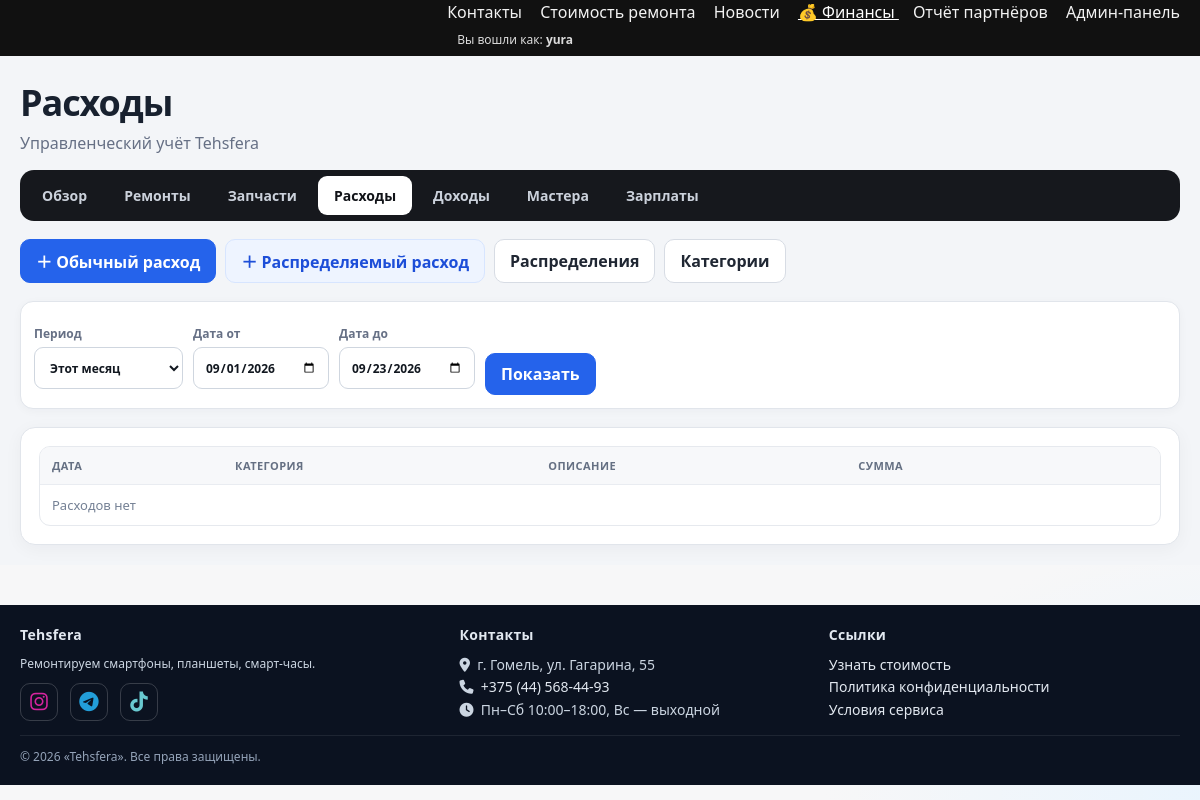
Page /finance/expenses/ (signed in) on the earlier database version.
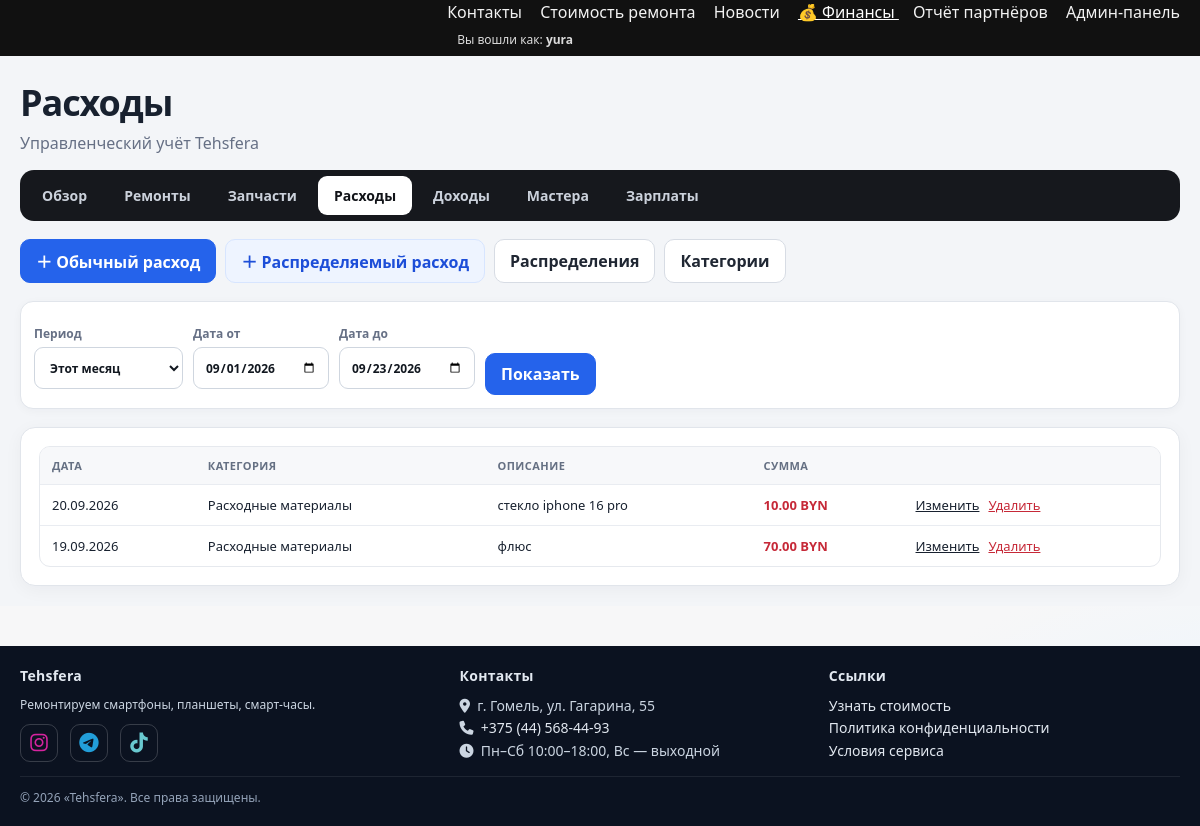
Same page on the later database version.
### finance/models.py (models this page shows, shortened)
class Expense(models.Model):
    date = models.DateField("Дата")
    amount = models.DecimalField(
        "Сумма", max_digits=12, decimal_places=2,
        validators=[MinValueValidator(Decimal("0.01"))],
    )
    category = models.ForeignKey(
        ExpenseCategory, verbose_name="Категория", on_delete=models.PROTECT,
        related_name="expenses",
    )
    description = models.CharField("Описание", max_length=255)
    comment = models.TextField("Комментарий", blank=True)
    created_at = models.DateTimeField("Создан", auto_now_add=True)
    class Meta:
        verbose_name = "Расход"
        verbose_name_plural = "Расходы"
        ordering = ["-date", "-created_at"]
        indexes = [models.Index(fields=["date"]), models.Index(fields=["category", "date"])]

class ExpenseCategory(models.Model):
    name = models.CharField("Название", max_length=120, unique=True)
    is_active = models.BooleanField("Активна", default=True)
    sort_order = models.PositiveIntegerField("Порядок", default=0)
    class Meta:
        verbose_name = "Категория расходов"
        verbose_name_plural = "Категории расходов"
        ordering = ["sort_order", "name"]
    def __str__(self):
        return self.name

### finance/views.py (the view)
# urls.py: path("expenses/", views.expense_list, name="expense_list"),
@finance_staff_required
def expense_list(request):
    start, end, context = _period_context(request)
    qs = Expense.objects.select_related("category").filter(date__range=(start, end))
    category_id, query = request.GET.get("category"), (request.GET.get("q") or "").strip()
    if category_id:
        qs = qs.filter(category_id=category_id)
    if query:
        qs = qs.filter(Q(description__icontains=query) | Q(comment__icontains=query))
    context.update(page_obj=_page(qs, request), categories=ExpenseCategory.objects.all(), selected_category=category_id, q=query)
    return render(request, "finance/expense_list.html", context)

### finance/templatetags/finance_extras.py (called while the page is built)
@register.filter
def money_byn(value):
    try:
        number = Decimal(value or 0)
    except Exception:
        number = Decimal("0")
    return f"{number:,.2f}".replace(",", " ") + " BYN"

### finance/views.py (called while the page is built)
def _page(queryset, request, size=40):
    return Paginator(queryset, size).get_page(request.GET.get("page"))

def _period_context(request):
    start, end, preset = resolve_period(request)
    return start, end, {"date_from": start, "date_to": end, "period": preset}

### finance/templates/finance/expense_list.html
{% extends "finance/base.html" %}{% load finance_extras %}{% block finance_title %}Расходы{% endblock %}{% block finance_content %}<div class="fin-actions"><a class="fin-btn primary" href="{% url 'finance:expense_create' %}">＋ Обычный расход</a><a class="fin-btn soft" href="{% url 'finance:distributed_expense_create' %}">＋ Распределяемый расход</a><a class="fin-btn" href="{% url 'finance:distributed_expense_list' %}">Распределения</a><a class="fin-btn" href="{% url 'finance:category_list' %}">Категории</a></div>{% include "finance/_period.html" %}<section class="fin-card"><div class="fin-table-wrap"><table class="fin-table"><thead><tr><th>Дата</th><th>Категория</th><th>Описание</th><th>Сумма</th><th></th></tr></thead><tbody>{% for item in page_obj %}<tr><td>{{ item.date|date:'d.m.Y' }}</td><td>{{ item.category }}</td><td>{{ item.description }}</td><td class="amount-neg">{{ item.amount|money_byn }}</td><td><div class="fin-row-actions"><a href="{% url 'finance:expense_edit' item.pk %}">Изменить</a><a href="{% url 'finance:expense_delete' item.pk %}">Удалить</a></div></td></tr>{% empty %}<tr><td colspan="5" class="fin-empty">Расходов нет</td></tr>{% endfor %}</tbody></table></div></section>{% endblock %}

Differences in the rows shown:
added Expense: date "20.09.2026", category "Расходные материалы", description "стекло iphone 16 pro", amount "10.00 BYN"
added Expense: date "19.09.2026", category "Расходные материалы", description "флюс", amount "70.00 BYN"
Other differences:
text no longer shown: "Расходов нет"
